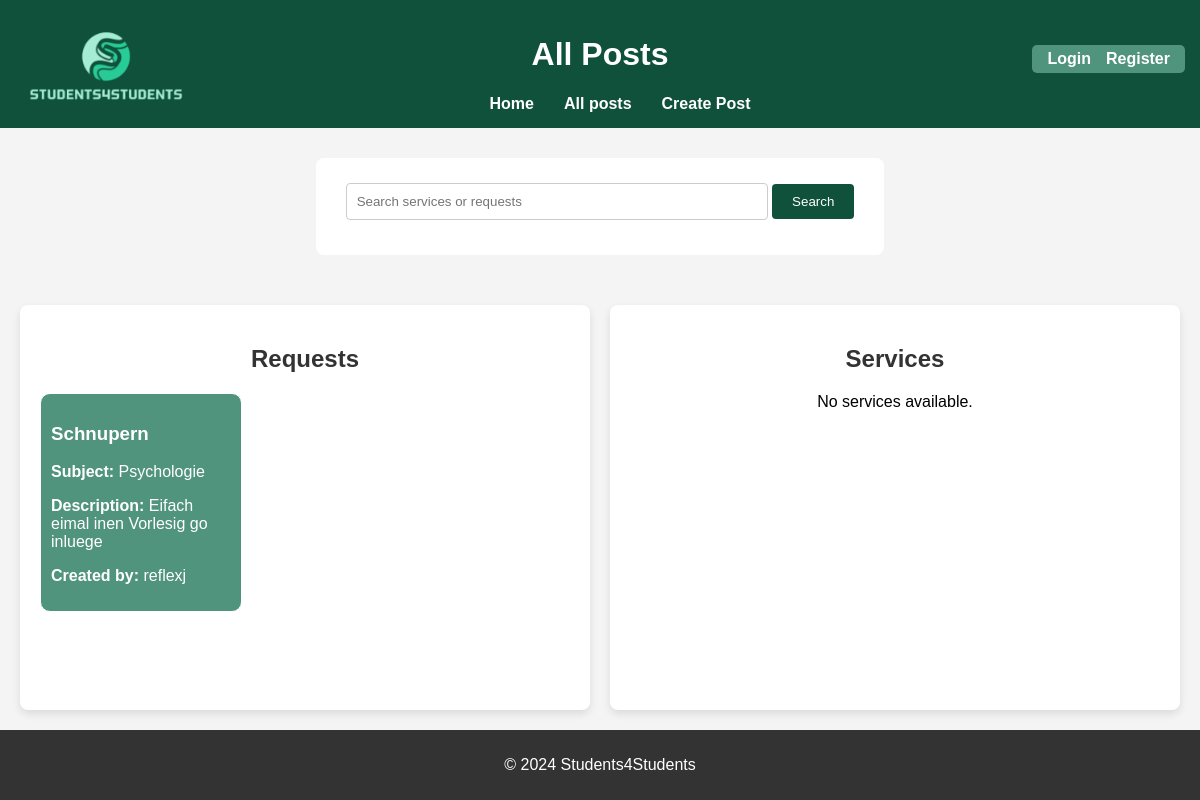
The app's page /allposts, older data.
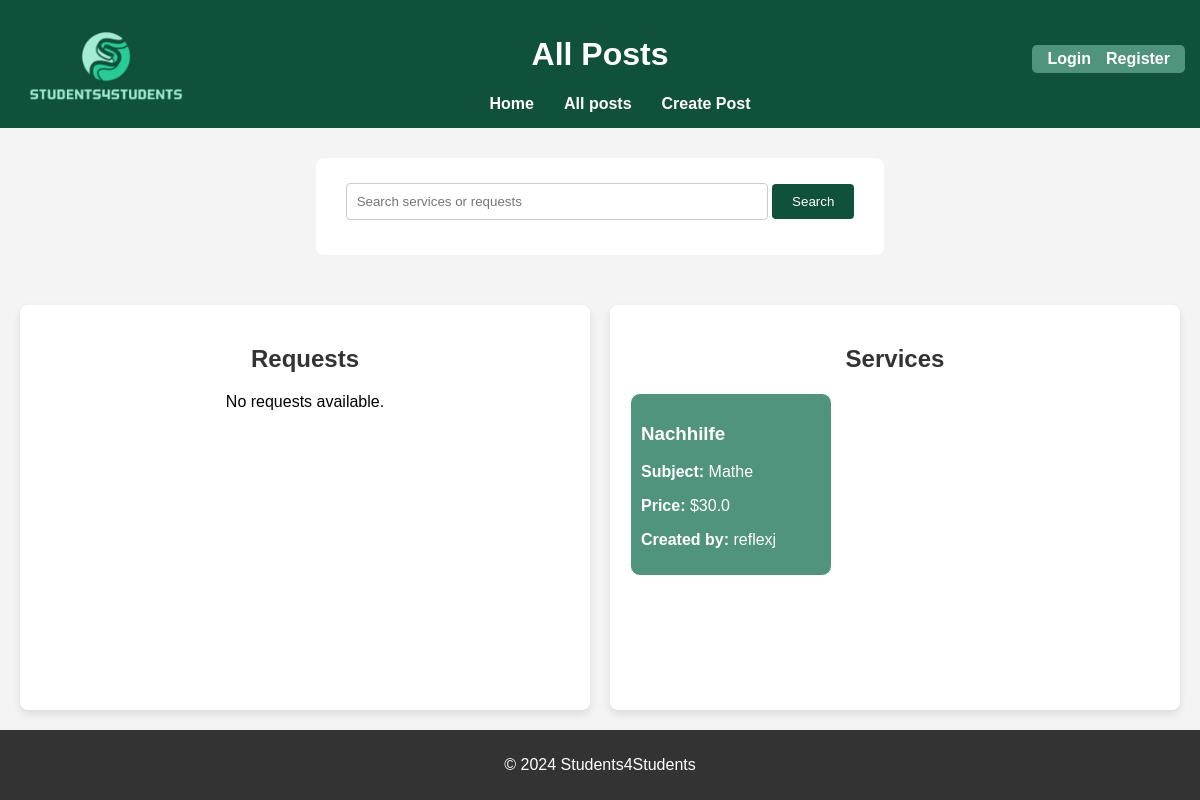
The same page, newer data.
### app.py (models this page shows, shortened)
class RequestPost(db.Model):
    id = db.Column(db.Integer, primary_key=True)
    title = db.Column(db.String(100), nullable=False)
    description = db.Column(db.String(200), nullable=False)
    subject = db.Column(db.String(100), nullable=False)
    price = db.Column(db.String(100), nullable=False)
    additional_information = db.Column(db.String(200), nullable=True)
    contact =db.Column(db.String(100), nullable = False)
    user_id = db.Column(db.Integer, db.ForeignKey('user.id'), nullable=False)
    user = db.relationship('User', backref=db.backref('requests', lazy=True))

class User(db.Model, UserMixin):
    id = db.Column(db.Integer, primary_key=True)
    username = db.Column(db.String(150), unique=True, nullable=False)
    email = db.Column(db.String(150), unique=True, nullable=False)
    password = db.Column(db.String(150), nullable=False)
    posts = db.relationship('ServicePost', backref='user', lazy=True)

class ServicePost(db.Model):
    id = db.Column(db.Integer, primary_key=True)
    title = db.Column(db.String(100), nullable=False)
    description = db.Column(db.String(200), nullable=False)
    price = db.Column(db.Float, nullable=False)
    subject = db.Column(db.String(100), nullable=False)
    university = db.Column(db.String(100), nullable=False)
    semester = db.Column(db.String(50), nullable=False)
    contact =db.Column(db.String(100), nullable = False)
    additional_info =db.Column(db.String(200), nullable = True)
    user_id = db.Column(db.Integer, db.ForeignKey('user.id'), nullable=False)

### app.py (the view)
@app.route('/allposts')
def allposts():
    posts = ServicePost.query.join(User).add_columns(User.username).all()
    requests = RequestPost.query.join(User).add_columns(User.username).all()
    return render_template('allposts.html', requests =requests, posts = posts)

### templates/allposts.html (shortened to what this page needs)
<!DOCTYPE html>
<html lang="en">
<head>
    <link rel="stylesheet" href="{{ url_for('static', filename='style_allposts.css') }}">
</head>
<body>
    <header>
        <a href="/">
            <img src="{{ url_for('static', filename='images/logo.png') }}" alt="Website Logo" id="logo">
        </a>
        <h1>All Posts</h1>
        <nav>
            <ul>
                <li><a href="/">Home</a></li>
                <li><a href="/allposts">All posts</a></li>
                <li><a href="/createpost">Create Post</a></li>
            </ul>
        </nav>
        <section class="auth-links">
            {% if current_user.is_authenticated %}
                <a href="/profile">Your Profile</a>
                <a href="{{ url_for('logout') }}">Logout</a>
            {% else %}
                <a href="{{ url_for('login') }}">Login</a>
                <a href="{{ url_for('register') }}">Register</a>
            {% endif %}
        </section>
    </header>
    <form id="searchbar" action="{{ url_for('search_results') }}" method="get">
        <input type="text" name="query" placeholder="Search services or requests" required>
        <button type="submit">Search</button>
    </form>
    <main>
        <div id="all_requests">
            <h2>Requests</h2>
            {% if requests %}
            <div class="post-container">
                {% for request, username in requests %}
                <ul class="post-list">
                    <li>
                        <a id="link" href="{{ url_for('request_detail', request_id=request.id) }}">
                            <h3>{{ request.title }}</h3>
                            <p><strong>Subject:</strong> {{ request.subject }}</p>
                            <p><strong>Description:</strong> {{ request.description }}</p>
                            <p><strong>Created by:</strong> {{ username }}</p>
                        </a>
                    </li>
                </ul>
                {% endfor %}
            </div>
            {% else %}
            <p id="no">No requests available.</p>
            {% endif %}
        </div>
        <div id="all_services">
            <h2>Services</h2>
            {% if posts %}
            <div class="post-container">
                {% for post, username in posts %}
                <ul class="post-list">
                    <li>
                        <a id="link" href="{{ url_for('service_detail', service_id=post.id) }}">
                            <h3>{{ post.title }}</h3>
                            <p><strong>Subject:</strong> {{ post.subject }}</p>
                            <p><strong>Price:</strong> ${{ post.price }}</p>
                            <p><strong>Created by:</strong> {{ username }}</p>
                        </a>
                    </li>
                </ul>
                {% endfor %}
            </div>
            {% else %}
            <p id="no">No services available.</p>
            {% endif %}
        </div>
    </main>
    <footer>
        <p>&copy; 2024 Students4Students</p>
    </footer>
</body>
</html>

### static/style_allposts.css (style rules this page uses)
body { font-family: Arial, sans-serif; background-color: #f4f4f4; margin: 0; padding: 0; display: flex; flex-direction: column; min-height: 100vh; }
header { background-color: #10513c; color: white; text-align: center; padding: 15px; position: relative; }
nav { display: flex; justify-content: center; align-items: center; width: 100%; }
nav ul { list-style-type: none; display: flex; gap: 30px; margin: 0; justify-content: center; align-items: center; text-align: center; }
nav ul li { margin: 0; }
nav ul li a { text-decoration: none; color: #fff; font-weight: bold; text-align: center; }
header > .auth-links { display: flex; gap: 15px; background-color: #50947d; position: absolute; padding: 5px 15px; border-radius: 5px; margin-left: auto; right: 15px; top: 45px; }
header > .auth-links a { color: white; text-decoration: none; font-weight: bold; display: inline-block; transition: transform 0.3s ease; }
form { max-width: 600px; margin: 30px auto; padding: 20px; background-color: #fff; border-radius: 8px; }
form input { width: 100%; padding: 10px; margin-bottom: 10px; border: 1px solid #ccc; border-radius: 4px; }
form button { max-width: 600px; padding: 10px 20px; background-color: #10513c; color: white; border: none; border-radius: 4px; cursor: pointer; }
#searchbar { background-color: #fff; max-width: 600px; padding: 25px 30px; }
#searchbar input { width: 400px; }
main { flex: 1; display: flex; justify-content: space-between; padding: 20px; gap: 20px; }
.post-container { display: flex; flex-direction: row; flex-wrap: wrap; gap: 20px; margin: 20px 0; }
.post-list { list-style-type: none; margin: 0; padding: 0; width: 180px; background-color: #50947d; border: 1px solid #fff; border-radius: 10px; padding: 10px; }
.post-list li { color: #fff; }
h2 { text-align: center; color:#333; }
#no { text-align: center; }
#all_services, #all_requests { width: 50%; background-color: #fff; padding: 20px; border-radius: 8px; box-shadow: 0 4px 8px rgba(0, 0, 0, 0.1); box-sizing: border-box; }
header img { max-height: 80px; object-fit: contain; position: absolute; top: 25px; left: 25px; }
footer { text-align: center; padding: 10px; background-color: #333; color: white; }
#link { text-decoration: none; color: #fff; display: inline-block; transition: transform 0.3s ease; }

Row changes from the older to the newer data that the page shows:
removed RequestPost: title "Schnupern", subject "Psychologie", description "Eifach eimal inen Vorlesig go inluege", username "reflexj"
added ServicePost: title "Nachhilfe", subject "Mathe", price "30.0", username "reflexj"
Text that changed along with them:
text no longer shown: "No services available."
text now shown: "No requests available."
